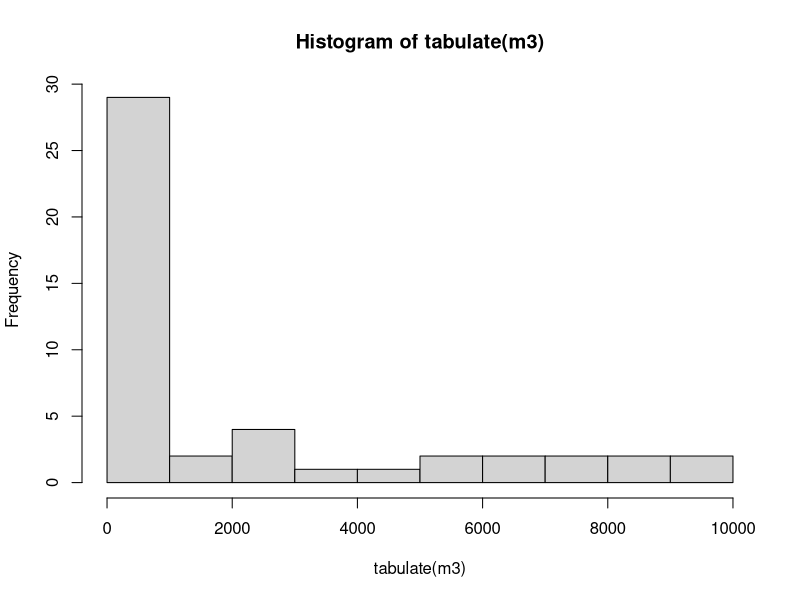
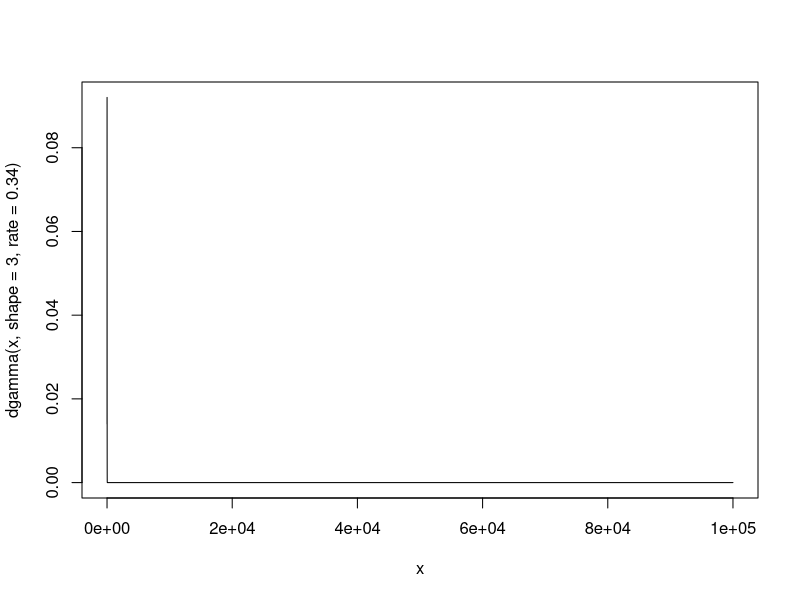

Reproduce these figures in R, in order.
# ---- Aufgabe 1 ----
# A
# X ~ Exp(0.34)

# B
pexp(1, rate = 0.34)

# C
pexp(5, rate=0.34) - pexp(4, rate=0.34) 

# D
# X ~ G(3, 0.34)
n <- 100000
m3 <- rgamma(n, shape=3, rate=0.34)
hist(tabulate(m3))

# E
x <- seq(1, n, 0.1)
plot(x, dgamma(x, shape=3, rate=0.34), add=TRUE, type='l')



# ---- Aufgabe 2 ----
# A
p_lambda <- c(0.6, 0.4)
choose_Lambda <- c(30, 10)
nsim <- 20000
num_guests <- c()
for (i in 1:nsim) {
  lambda <- sample(choose_Lambda, 1, prob=p_lambda)
  num_guests[i] <- rpois(1, lambda = lambda)
}

mean(num_guests)

# B
